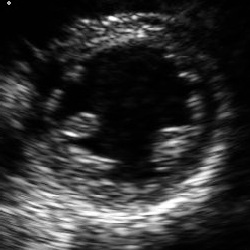
%> input picture Practica3/codigo/images/ec.jpg, 250 x 250 px
$ octave chanvese_demo.m   (GNU Octave 9; MATLAB toolbox functions it lacks are replaced by stand-ins)
%> lines starting %> are read from the running program, lines starting %| are printed output that depends on the picture; in (x1, y1, x2, y2) boxes, pixels count from 0 and x2, y2 are one past the last pixel; in counts of white or black regions, pixels touching at a corner belong together; the program's own positions count from 1
### Practica3/codigo/chanvese.m
% Region Based Active Contour Segmentation
%
% seg = chanvese(I,init_mask,max_its,alpha,display)
%
% Inputs: I           2D image
%         init_mask   Initialization (1 = foreground, 0 = bg)
%         max_its     Number of iterations to run segmentation for
%         alpha       (optional) Weight of smoothing term
%                       higer = smoother.  default = 0.2
%         display     (optional) displays intermediate outputs
%                       default = true
%
% Outputs: seg        Final segmentation mask (1=fg, 0=bg)
%
% Description: This code implements the paper: "Active Contours Without
% Edges" By Chan Vese. This is a nice way to segment images whose
% foregrounds and backgrounds are statistically different and homogeneous.
%
% Example:
% img = imread('tire.tif');
% m = zeros(size(img));
% m(33:33+117,44:44+128) = 1;
% seg = region_seg(img,m,500);
%
% Coded by: Shawn Lankton (www.shawnlankton.com)
%------------------------------------------------------------------------
function seg = chanvese(I,init_mask,max_its,alpha,max_mean_diff, max_interior_points, display)

  %-- default value for parameter alpha is .1
  if(~exist('alpha','var'))
    alpha = .2;
  end
  %-- default behavior is to display intermediate outputs
  if(~exist('display','var'))
    display = true;
  end
  %-- ensures image is 2D double matrix
  I = im2graydouble(I);

  %-- Create a signed distance map (SDF) from mask
  phi = mask2phi(init_mask);

  %--main loop
  for its = 1:max_its   % Note: no automatic convergence test

    idx = find(phi <= 1.2 & phi >= -1.2);  %get the curve's narrow band

    %-- find interior and exterior mean
    upts = find(phi<=0);                 % interior points
    vpts = find(phi>0);                  % exterior points
    u = sum(I(upts))/(length(upts)+eps); % interior mean
    v = sum(I(vpts))/(length(vpts)+eps); % exterior mean

    if exist('max_mean_diff','var') && max_mean_diff < (v - u)
        break;
    end
    sum(size(upts))
     if exist('max_interior_points','var') && max_interior_points < sum(size(upts))
        break;
    end

    F = (I(idx)-u).^2-(I(idx)-v).^2;         % force from image information
    curvature = get_curvature(phi,idx);  % force from curvature penalty

    dphidt = F./max(abs(F)) + alpha*curvature;  % gradient descent to minimize energy

    %-- maintain the CFL condition
    dt = .45/(max(dphidt)+eps);

    %-- evolve the curve
    phi(idx) = phi(idx) + dt.*dphidt;

    %-- Keep SDF smooth
    phi = sussman(phi, .5);

    %-- intermediate output
    if((display>0)&&(mod(its,20) == 0))
      showCurveAndPhi(I,phi,its);
    end
  end

  %-- final output
  if(display)
    showCurveAndPhi(I,phi,its);
  end

  %-- make mask from SDF
  seg = phi<=0; %-- Get mask from levelset


%---------------------------------------------------------------------
%---------------------------------------------------------------------
%-- AUXILIARY FUNCTIONS ----------------------------------------------
%---------------------------------------------------------------------
%---------------------------------------------------------------------


%-- Displays the image with curve superimposed
function showCurveAndPhi(I, phi, i)
  imshow(I,'initialmagnification',200,'displayrange',[0 255]); hold on;
  contour(phi, [0 0], 'g','LineWidth',4);
  contour(phi, [0 0], 'k','LineWidth',2);
  hold off; title([num2str(i) ' Iterations']); drawnow;

%-- converts a mask to a SDF
function phi = mask2phi(init_a)
  phi=bwdist(init_a)-bwdist(1-init_a)+im2double(init_a)-.5;

%-- compute curvature along SDF
function curvature = get_curvature(phi,idx)
    [dimy, dimx] = size(phi);
    [y x] = ind2sub([dimy,dimx],idx);  % get subscripts

    %-- get subscripts of neighbors
    ym1 = y-1; xm1 = x-1; yp1 = y+1; xp1 = x+1;

    %-- bounds checking
    ym1(ym1<1) = 1; xm1(xm1<1) = 1;
    yp1(yp1>dimy)=dimy; xp1(xp1>dimx) = dimx;

    %-- get indexes for 8 neighbors
    idup = sub2ind(size(phi),yp1,x);
    iddn = sub2ind(size(phi),ym1,x);
    idlt = sub2ind(size(phi),y,xm1);
    idrt = sub2ind(size(phi),y,xp1);
    idul = sub2ind(size(phi),yp1,xm1);
    idur = sub2ind(size(phi),yp1,xp1);
    iddl = sub2ind(size(phi),ym1,xm1);
    iddr = sub2ind(size(phi),ym1,xp1);

    %-- get central derivatives of SDF at x,y
    phi_x  = -phi(idlt)+phi(idrt);
    phi_y  = -phi(iddn)+phi(idup);
    phi_xx = phi(idlt)-2*phi(idx)+phi(idrt);
    phi_yy = phi(iddn)-2*phi(idx)+phi(idup);
    phi_xy = -0.25*phi(iddl)-0.25*phi(idur)...
             +0.25*phi(iddr)+0.25*phi(idul);
    phi_x2 = phi_x.^2;
    phi_y2 = phi_y.^2;

    %-- compute curvature (Kappa)
    curvature = ((phi_x2.*phi_yy + phi_y2.*phi_xx - 2*phi_x.*phi_y.*phi_xy)./...
              (phi_x2 + phi_y2 +eps).^(3/2)).*(phi_x2 + phi_y2).^(1/2);

%-- Converts image to one channel (grayscale) double
function img = im2graydouble(img)
  [dimy, dimx, c] = size(img);
  if(isfloat(img)) % image is a double
    if(c==3)
      img = rgb2gray(uint8(img));
    end
  else           % image is a int
    if(c==3)
      img = rgb2gray(img);
    end
    img = double(img);
  end

%-- level set re-initialization by the sussman method
function D = sussman(D, dt)
  % forward/backward differences
  a = D - shiftR(D); % backward
  b = shiftL(D) - D; % forward
  c = D - shiftD(D); % backward
  d = shiftU(D) - D; % forward

  a_p = a;  a_n = a; % a+ and a-
  b_p = b;  b_n = b;
  c_p = c;  c_n = c;
  d_p = d;  d_n = d;

  a_p(a < 0) = 0;
  a_n(a > 0) = 0;
  b_p(b < 0) = 0;
  b_n(b > 0) = 0;
  c_p(c < 0) = 0;
  c_n(c > 0) = 0;
  d_p(d < 0) = 0;
  d_n(d > 0) = 0;

  dD = zeros(size(D));
  D_neg_ind = find(D < 0);
  D_pos_ind = find(D > 0);
  dD(D_pos_ind) = sqrt(max(a_p(D_pos_ind).^2, b_n(D_pos_ind).^2) ...
                       + max(c_p(D_pos_ind).^2, d_n(D_pos_ind).^2)) - 1;
  dD(D_neg_ind) = sqrt(max(a_n(D_neg_ind).^2, b_p(D_neg_ind).^2) ...
                       + max(c_n(D_neg_ind).^2, d_p(D_neg_ind).^2)) - 1;

  D = D - dt .* sussman_sign(D) .* dD;

%-- whole matrix derivatives
function shift = shiftD(M)
  shift = shiftR(M')';

function shift = shiftL(M)
  shift = [ M(:,2:size(M,2)) M(:,size(M,2)) ];

function shift = shiftR(M)
  shift = [ M(:,1) M(:,1:size(M,2)-1) ];

function shift = shiftU(M)
  shift = shiftL(M')';

function S = sussman_sign(D)
  S = D ./ sqrt(D.^2 + 1);


### Practica3/codigo/chanvese_demo.m
% Demo of "Chan Vese Level Sets"
%
% Example:
% seg_demo
%
% Coded by: Shawn Lankton (www.shawnlankton.com)

I = imread('./images/ec.jpg');  %-- load the image
%> I is the input picture: size 250x250x3 uint8; min 0, max 255, mean 47.6
m = zeros(size(I,1),size(I,2));          %-- create initial mask
m(100:125,100:125) = 1;
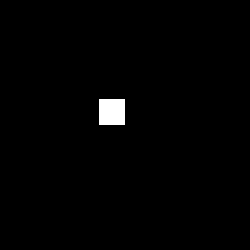
%> m: size 250x250 double; values 0 (black) and 1 (white), 1.1% white; 1 white region, box (x1, y1, x2, y2) and area: (99, 99, 125, 125) 676


subplot(2,2,1); imshow(I); title('Input Image');
subplot(2,2,2); imshow(m); title('Initialization');
subplot(2,2,3); title('Segmentation');

seg = chanvese(I, m, 350, 0.4, 50, 9500); %-- Run segmentation
%> the loop in chanvese, `for its = 1:max_its` made 292 passes
%> (u, v, dt) on passes 2 to 4: (5.78, 48.07, 0.463), (5.44, 48.12, 0.476), (5.49, 48.13, 0.522)
%> pass 1, in shiftR, `shift = [ M(:,1) M(:,1:size(M,2)-1) ];`:
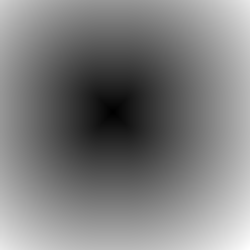
%> shift: size 250x250 single; min -12.5, max 175.6, mean 80.4; drawn with min black and max white
%> pass 1, in sussman, `a = D - shiftR(D);`:
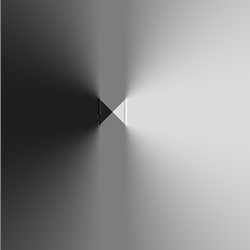
%> a: size 250x250 single; min -1.32, max 1.36, mean 0.0925; drawn with min black and max white
%> after the loop in chanvese, `for its = 1:max_its`:
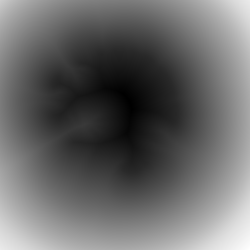
%> phi: size 250x250 single; min -34.3, max 176.9, mean 52.6; drawn with min black and max white
%> after the loop in chanvese, `for its = 1:max_its`:
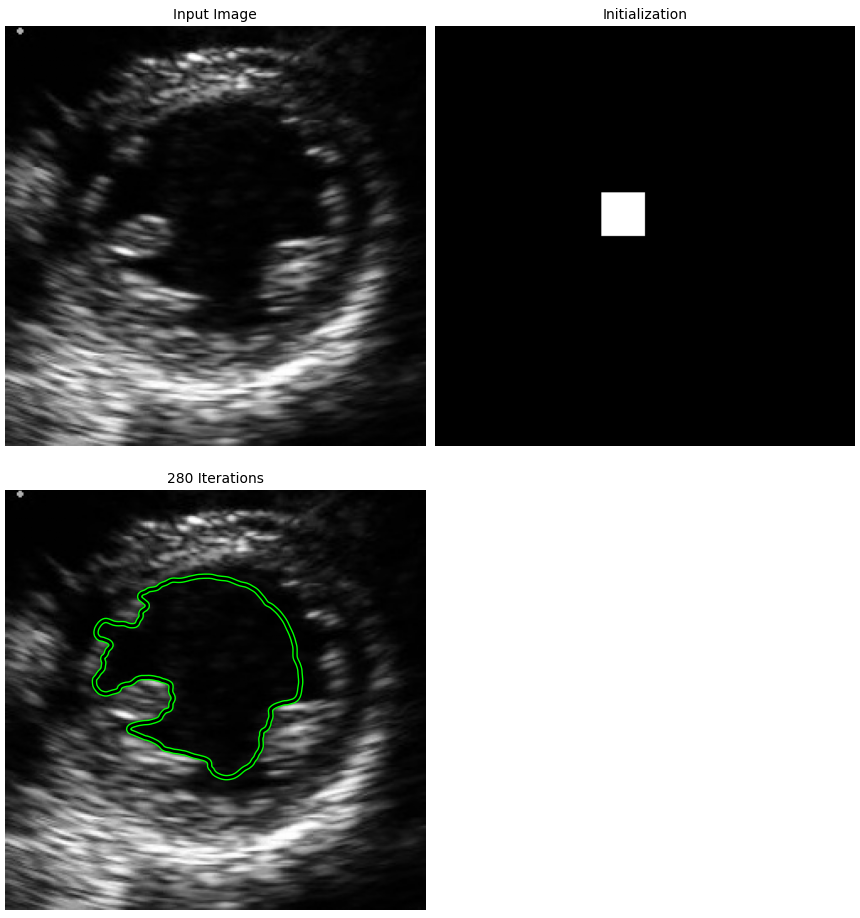
%> figure redrawn from the program's plot data, 3 panels
%> in chanvese, `seg = phi<=0;`:
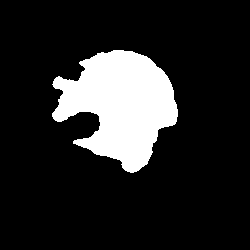
%> seg: size 250x250 logical; 15.2% white; 1 white region, box (x1, y1, x2, y2) and area: (52, 50, 178, 173) 9513

subplot(2,2,4); imshow(seg); title('Global Region-Based Segmentation');
%> after `title('Global Region-Based Segmentation')`:
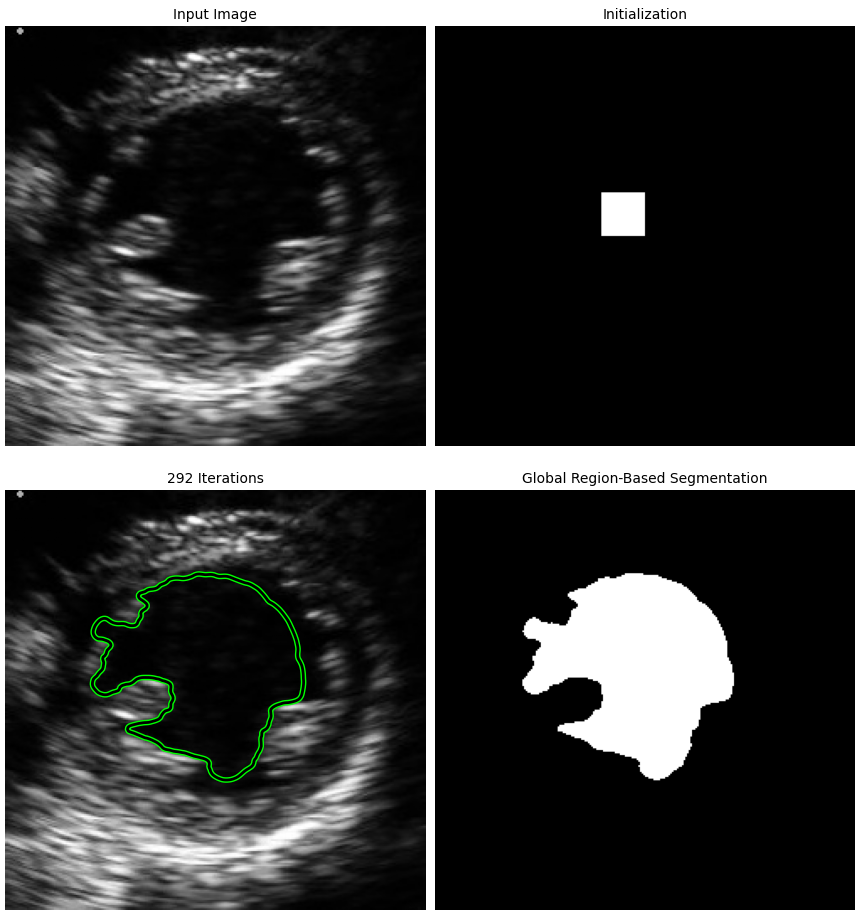
%> figure redrawn from the program's plot data, 4 panels

$ run again, with Practica3/codigo/images/brain.bmp saved as Practica3/codigo/images/ec.jpg
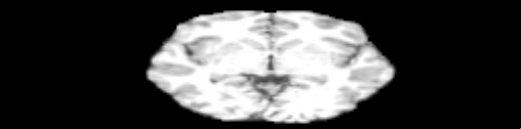
%> input picture Practica3/codigo/images/brain.bmp, 521 x 129 px
%> I is the input picture: size 129x521x3 uint8; min 0, max 255, mean 70.6
%> `m(100:125,100:125) = 1;`:
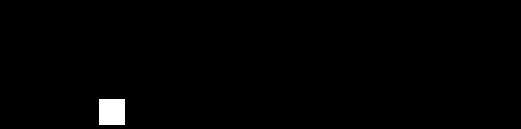
%> m: size 129x521 double; values 0 (black) and 1 (white), 1% white; 1 white region, box (x1, y1, x2, y2) and area: (99, 99, 125, 125) 676
%> the loop in chanvese, `for its = 1:max_its` made 1 pass
%> (u, v) on pass 1: (0, 71.33)
%> `title('Global Region-Based Segmentation')`:
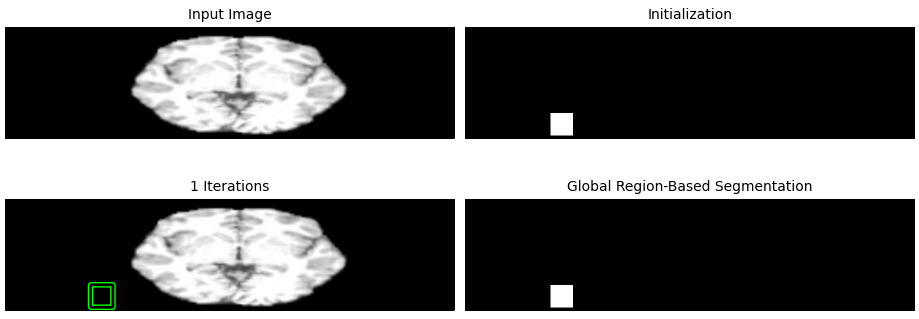
%> figure redrawn from the program's plot data, 4 panels

$ run again, with Practica3/codigo/images/cereb1.bmp saved as Practica3/codigo/images/ec.jpg
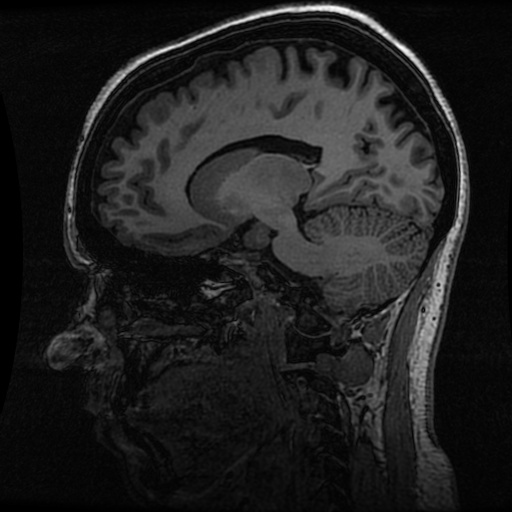
%> input picture Practica3/codigo/images/cereb1.bmp, 512 x 512 px
%> I is the input picture: size 512x512 uint8; min 0, max 255, mean 31
%> `m(100:125,100:125) = 1;`:
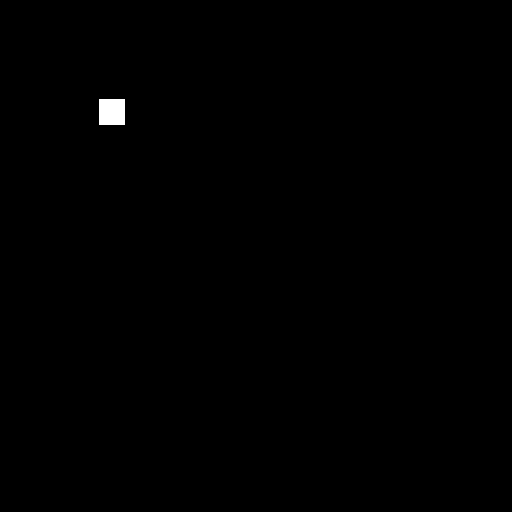
%> m: size 512x512 double; values 0 (black) and 1 (white), 0.26% white; 1 white region, box (x1, y1, x2, y2) and area: (99, 99, 125, 125) 676
%> the loop in chanvese, `for its = 1:max_its` made 350 passes
%> (u, v, dt) on passes 2 to 4: (25.36, 31.05, 0.458), (23, 31.06, 0.458), (22.69, 31.06, 0.462)
%> seg: size 512x512 logical; 0.83% white; 2 white regions (1 under 20 px), largest, box (x1, y1, x2, y2) and area: (85, 71, 161, 163) 2182
%> `title('Global Region-Based Segmentation')`:
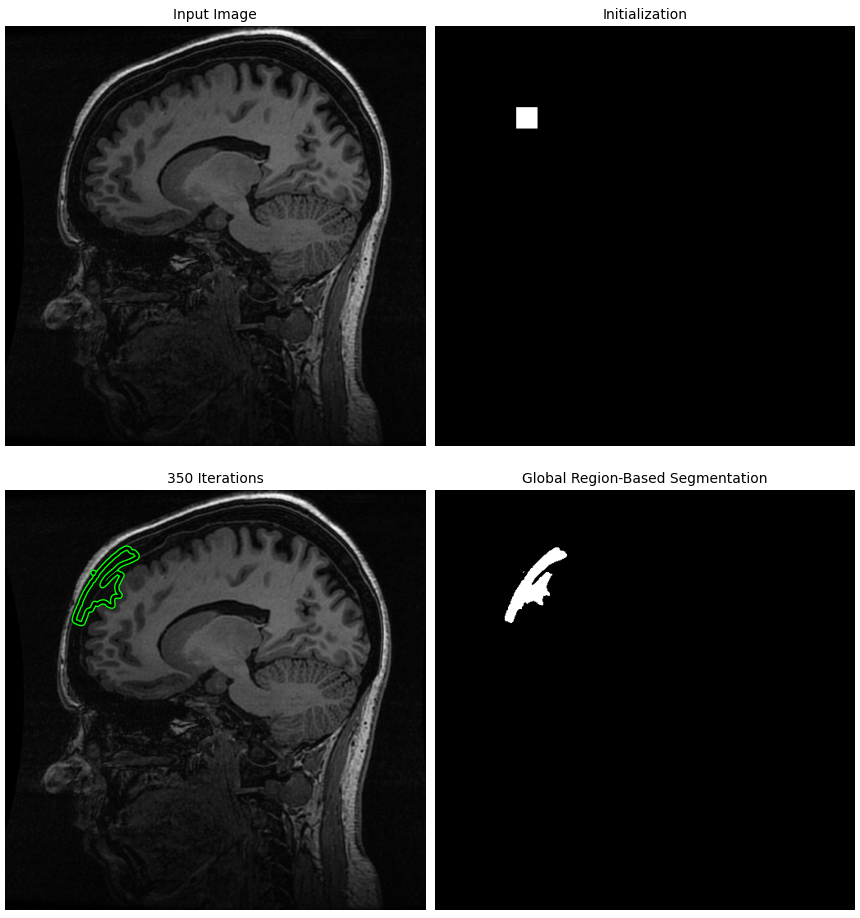
%> figure redrawn from the program's plot data, 4 panels

$ run again, with Practica3/codigo/images/cereb10.bmp saved as Practica3/codigo/images/ec.jpg
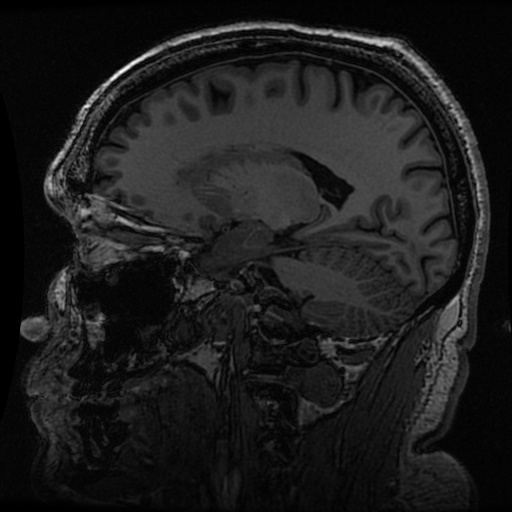
%> input picture Practica3/codigo/images/cereb10.bmp, 512 x 512 px
%> I is the input picture: size 512x512 uint8; min 0, max 255, mean 28.7
%> m: size 512x512 double; values 0 (black) and 1 (white), 0.26% white; 1 white region, box (x1, y1, x2, y2) and area: (99, 99, 125, 125) 676
%> the loop in chanvese, `for its = 1:max_its` made 350 passes
%> (u, v, dt) on passes 2 to 4: (30.38, 28.67, 1.14), (31.34, 28.66, 1.16), (32.83, 28.66, 1.3)
%> seg: size 512x512 logical; 0.23% white; 1 white region, box (x1, y1, x2, y2) and area: (72, 70, 141, 152) 600
%> `title('Global Region-Based Segmentation')`:
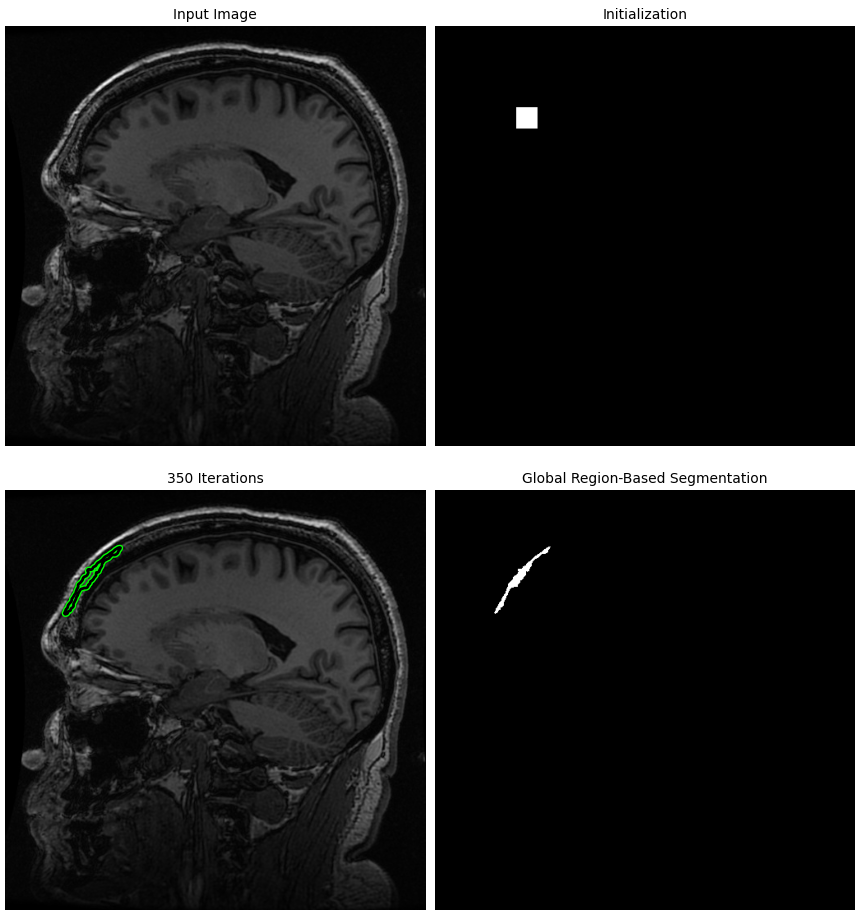
%> figure redrawn from the program's plot data, 4 panels
